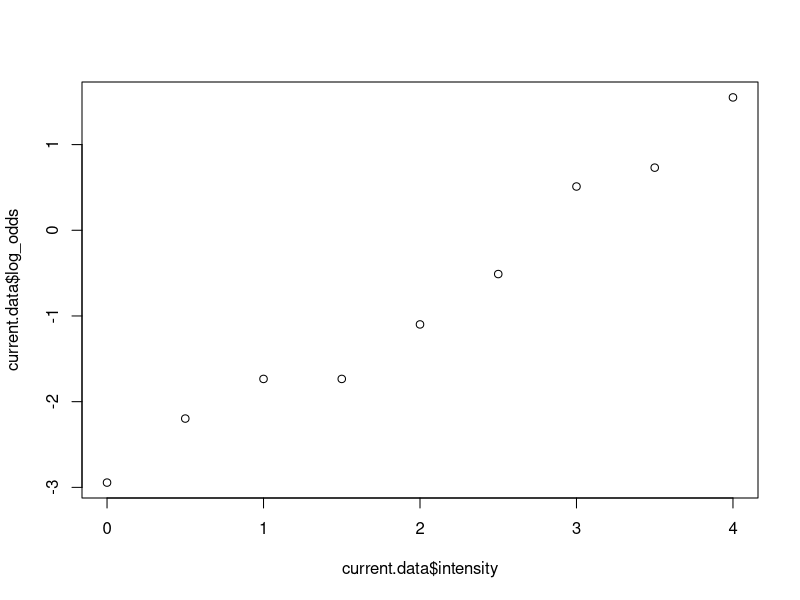
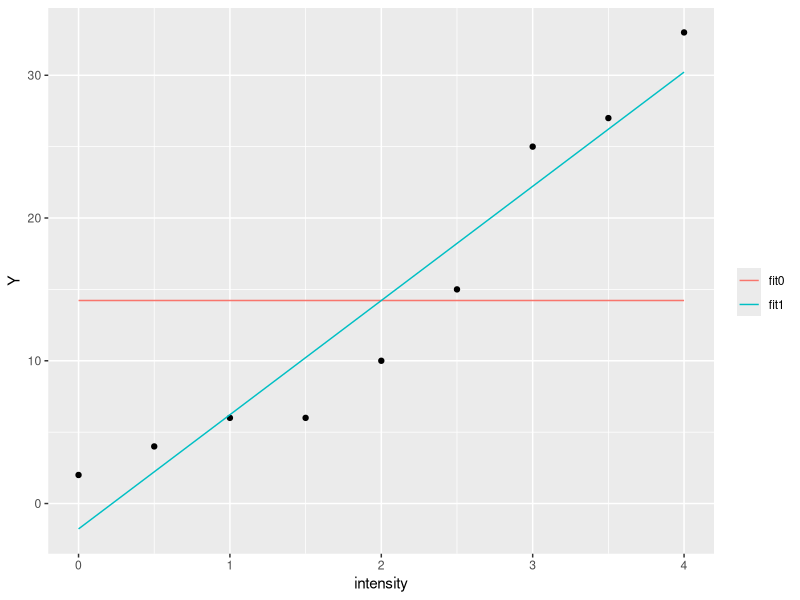

Generate these figures, in order, with R:
## ---- chunk 1
library(dplyr)
library(GGally)
intensity <- c(0.0,0.5,1.0,1.5,2.0,2.5,3.0,3.5,4.0)
m <- c(40,40,40,40,40,40,40,40,40)
Y <- c(2,4,6,6,10,15,25,27,33)
current.data <- data.frame(intensity,m,Y)
current.data$p_yes <- current.data$Y/current.data$m
current.data$odds <- current.data$p_yes/(1-current.data$p_yes)
current.data$log_odds <- log(current.data$odds)
current.data$diff <- current.data$m - current.data$Y
current.data
plot(current.data$log_odds ~ current.data$intensity)

## ---- chunk 2
glm_data <- current.data %>% mutate(failure = m - Y) %>% select(Y,failure)%>% as.matrix()
glm_data
fit_logreg <- glm(glm_data ~ intensity ,data = current.data,family = binomial())
summary(fit_logreg)
## ---- chunk 3
wald_test <- 1.122/0.125
wald_test
## ---- chunk 4
fit0 <- glm(Y ~ 1, data = current.data)
fit0

fit1 <- glm(Y ~ intensity, data = current.data)
fit1
## ---- chunk 5

current_res <- current.data %>%
mutate(pred_fit0 = predict(fit0, type = "response"),
pred_fit1 = predict(fit1, type = "response"))
current_res
ggplot(current_res, aes(x = intensity, y = Y)) +
geom_point()+
geom_line(aes(x = intensity, pred_fit0, colour = "fit0")) +
geom_line(aes(x = intensity, pred_fit1, colour = "fit1")) +
labs(colour = "")
## ---- chunk 6

## ---- chunk 7

